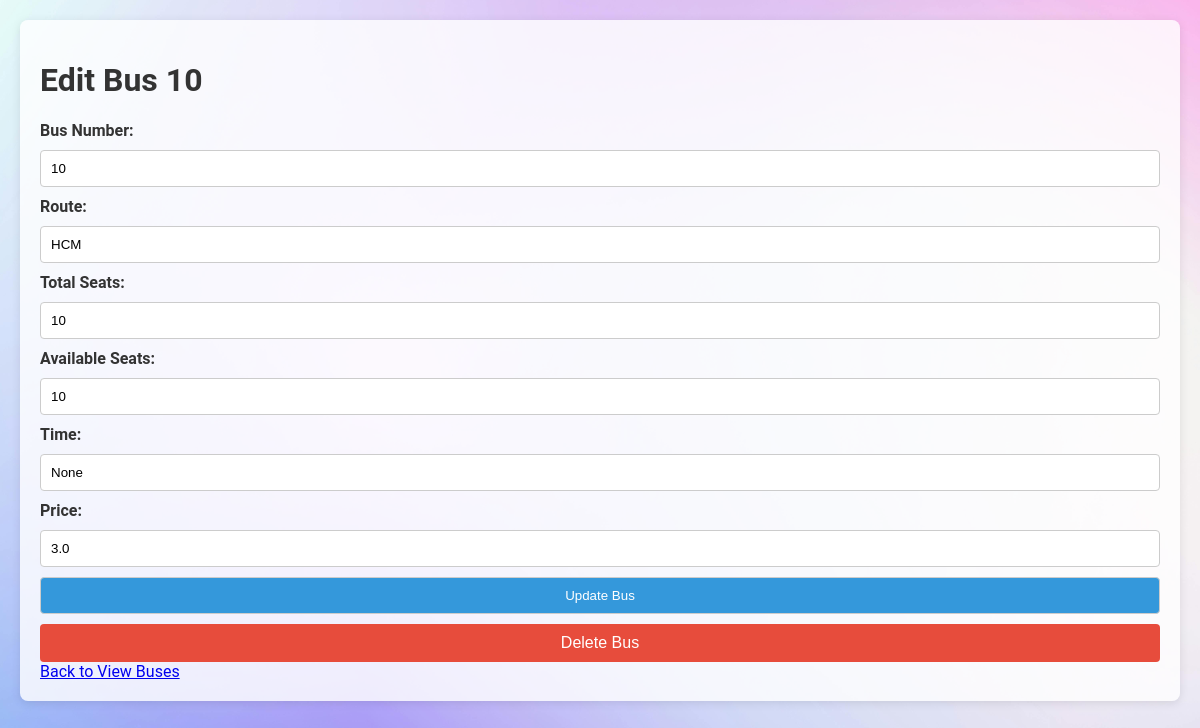
The app's page /edit_bus/7 (signed in) with its own data.
### tables this page shows
CREATE TABLE buses (
            id INTEGER PRIMARY KEY,
            bus_number TEXT NOT NULL,
            route TEXT NOT NULL,
            total_seats INTEGER NOT NULL,
            available_seats INTEGER NOT NULL
        , time TEXT, price REAL DEFAULT 0.0);

### app.py (the view, shortened to what this page needs)
@app.route('/edit_bus/<int:bus_id>', methods=['GET', 'POST'])
def edit_bus(bus_id):
    user_id = session.get('user_id')
    if not user_id:
        flash('You need to log in to edit buses.')
        return redirect(url_for('login'))
    user = UserDAO.get_user_by_id(user_id)
    if user is None or user[1] != 'admin':
        flash('You do not have permission to edit buses.')
        return redirect(url_for('home'))
    bus = BusDAO.get_bus(bus_id)
    if bus is None:
        flash('Bus not found.')
        return redirect(url_for('view_buses_route'))
    return render_template('edit_bus.html', bus=bus, user=user)

### app.py (called while the page is built)
@app.before_request
def load_routes_into_trie():
    buses = BusDAO.view_buses()
    for bus in buses:
        trie.insert(bus[2])

### databases/bus_dao.py (called while the page is built)
    @staticmethod
    def view_buses(sort_by=None, search_query=None):
        conn = sqlite3.connect('bus_reservation.db')
        cursor = conn.cursor()
        query = 'SELECT * FROM buses'
        params = []
        if search_query:
            query += ' WHERE route LIKE ?'
            params.append(f'%{search_query}%')
        if sort_by:
            query += f' ORDER BY {sort_by}'
        cursor.execute(query, params)
        buses = cursor.fetchall()
        conn.close()
        return buses

    @staticmethod
    def get_bus(bus_id):
        conn = sqlite3.connect('bus_reservation.db')
        cursor = conn.cursor()
        cursor.execute('SELECT * FROM buses WHERE id = ?', (bus_id,))
        bus = cursor.fetchone()
        conn.close()
        return bus

### databases/user_dao.py (called while the page is built)
    @staticmethod
    def get_user_by_id(user_id):
        conn = sqlite3.connect('bus_reservation.db')
        cursor = conn.cursor()
        cursor.execute('SELECT * FROM users WHERE id = ?', (user_id,))
        user = cursor.fetchone()
        conn.close()
        return user

### trie.py (called while the page is built)
    def insert(self, word):
        node = self.root
        for char in word:
            if char not in node.children:
                node.children[char] = TrieNode()
            node = node.children[char]
        node.is_end_of_word = True

### templates/edit_bus.html (shortened to what this page needs)
<!DOCTYPE html>
<html lang="en">
<head>
    <link rel="stylesheet" type="text/css" href="{{ url_for('static', filename='styles.css') }}">
</head>
<body>
    <div class="container">
        <h1>Edit Bus {{ bus[1] }}</h1>
        <form action="{{ url_for('edit_bus', bus_id=bus[0]) }}" method="POST">
            <label for="bus_number">Bus Number:</label>
            <input type="text" id="bus_number" name="bus_number" value="{{ bus[1] }}" required>
            <label for="route">Route:</label>
            <input type="text" id="route" name="route" value="{{ bus[2] }}" required>
            <label for="total_seats">Total Seats:</label>
            <input type="number" id="total_seats" name="total_seats" value="{{ bus[3] }}" required>
            <label for="available_seats">Available Seats:</label>
            <input type="number" id="available_seats" name="available_seats" value="{{ bus[4] }}" required>
            <label for="time">Time:</label>
            <input type="text" id="time" name="time" value="{{ bus[5] }}" required>
            <label for="price">Price:</label>
            <input type="number" id="price" name="price" value="{{ bus[6] }}" step="0.01" required>
            <button type="submit">Update Bus</button>
        </form>
        <form action="{{ url_for('delete_bus', bus_id=bus[0]) }}" method="POST" onsubmit="return confirm('Are you sure you want to delete this bus?');">
            <button type="submit" class="button delete-button">Delete Bus</button>
        </form>
        <a href="{{ url_for('view_buses_route') }}">Back to View Buses</a>
    </div>
</body>
</html>

### static/styles.css (style rules this page uses)
body { font-family: 'Roboto', sans-serif; background-color: #f4f7f6; color: #333; margin: 0; padding: 20px; background-image: url('/static/background.jpg'); background-size: cover; background-position: center; }
.container { max-width: 1200px; margin: auto; padding: 20px; background-color: rgba(255, 255, 255, 0.8); border-radius: 8px; box-shadow: 0 2px 10px rgba(0, 0, 0, 0.1); }
.button { flex: 1; padding: 10px; background-color: #4CAF50; color: white; border: none; border-radius: 4px; cursor: pointer; font-size: 16px; text-align: center; text-decoration: none; display: inline-block; margin-top: 10px; }
.delete-button { background-color: #e74c3c; }
form { display: flex; flex-direction: column; gap: 10px; }
form label { font-weight: bold; }
form input, form select, form button { padding: 10px; border: 1px solid #ccc; border-radius: 4px; }
form button { background-color: #3498db; color: white; cursor: pointer; }

### records on screen
buses: bus_number "10", route "HCM", total_seats "10", available_seats "10", time "None", price "3.0"
